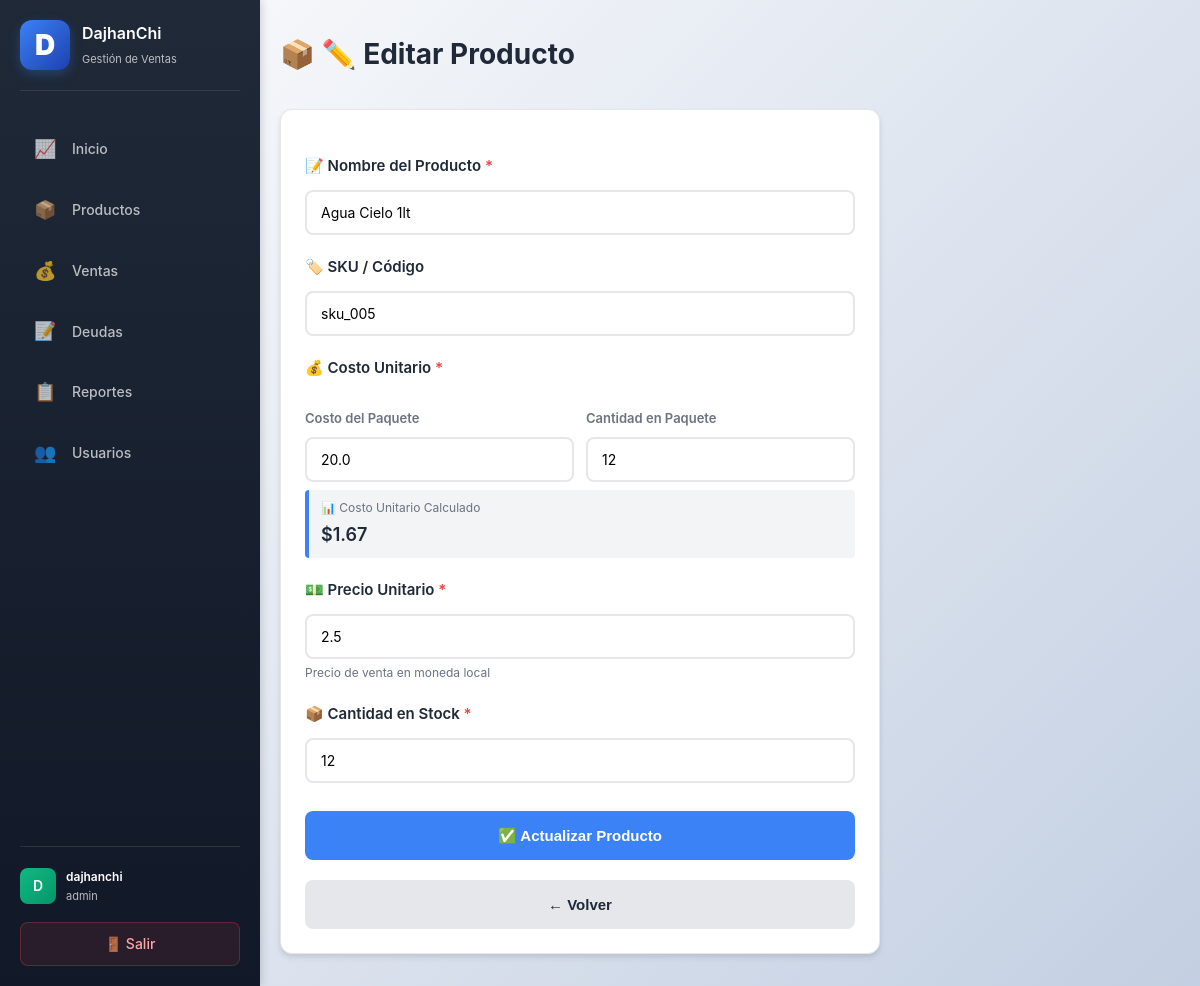
Before: /products/4/edit (signed in) with the older database file.
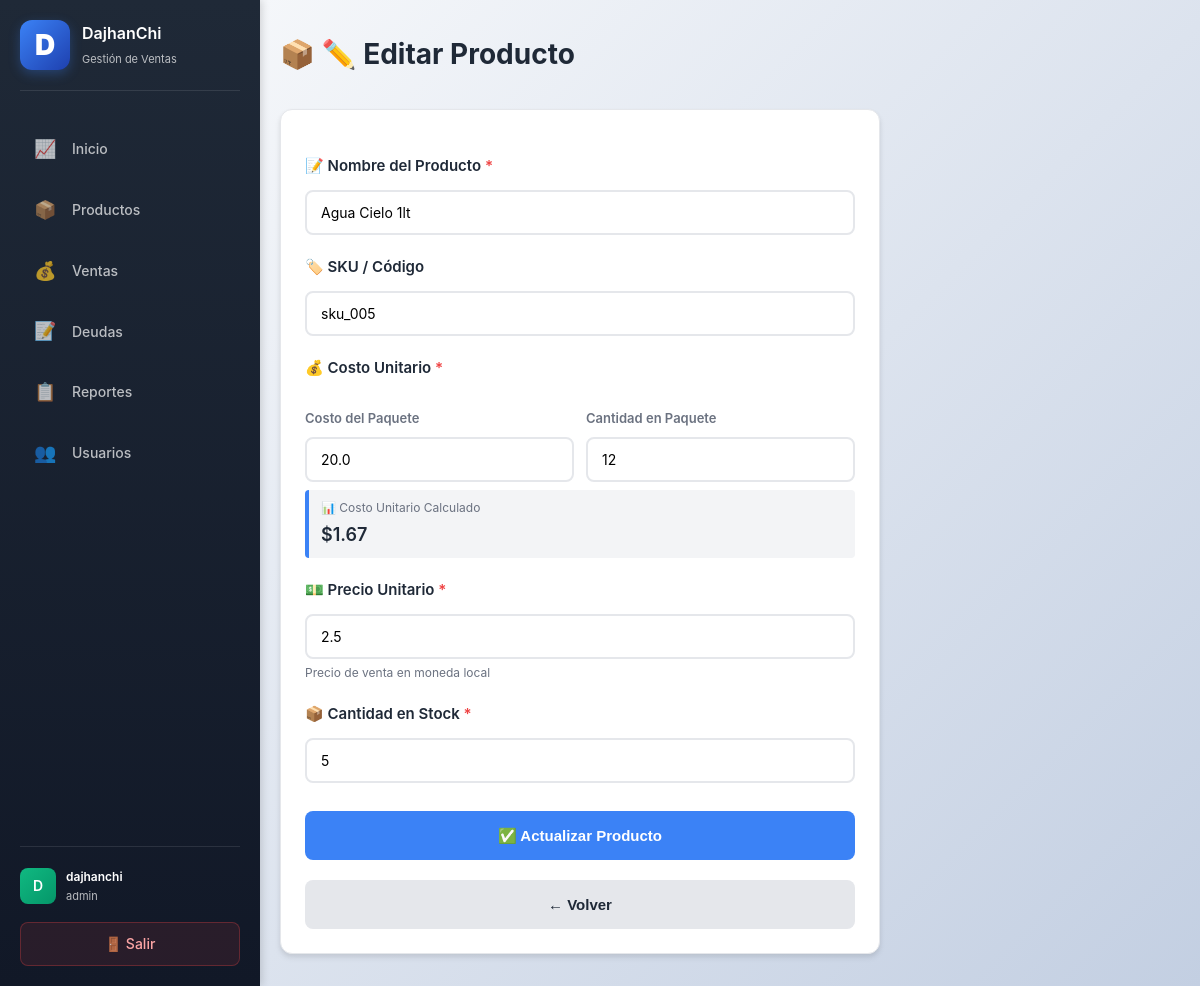
After: the same page with the newer database file.
### app.py (models this page shows)
class Product(db.Model):
    id = db.Column(db.Integer, primary_key=True)
    user_id = db.Column(db.Integer, db.ForeignKey("user.id"), nullable=False, index=True)
    name = db.Column(db.String(160), nullable=False, index=True)
    sku = db.Column(db.String(64), nullable=True, index=True)
    package_cost_cents = db.Column(db.Integer, nullable=False, default=0)
    package_quantity = db.Column(db.Integer, nullable=False, default=1)
    cost_cents = db.Column(db.Integer, nullable=False, default=0)
    price_cents = db.Column(db.Integer, nullable=False, default=0)
    stock = db.Column(db.Integer, nullable=False, default=0, index=True)
    user = db.relationship("User", backref=db.backref("products", lazy=True))

### app.py (the view, shortened to what this page needs)
@app.route("/products/<int:product_id>/edit", methods=["GET", "POST"])
@login_required
def product_edit(product_id):
    user_id = session.get("user_id")
    product = Product.query.filter_by(id=product_id, user_id=user_id).first_or_404()
    return render_template("product_form.html", product=product)

### app.py (called while the page is built, shortened)
@app.before_request
def init_db_once():
    global _db_initialized
    if _db_initialized:
        return

def login_required(view):
    @wraps(view)
    def wrapped(*args, **kwargs):
        if not session.get("user_id"):
            return redirect(url_for("login"))
        return view(*args, **kwargs)
    return wrapped

### templates/product_form.html (shortened to what this page needs)
{% extends "base.html" %}
{% block content %}
<div class="page-head">
    <h1>📦 {{ "✏️ Editar Producto" if product else "➕ Nuevo Producto" }}</h1>
</div>
<div style="max-width: 600px;">
    <form method="post" class="card">
        <label for="name">📝 Nombre del Producto <span style="color: #ef4444;">*</span></label>
        <input id="name" name="name" type="text" placeholder="Ej: Laptop HP 15 Pulgadas" required value="{{ product.name if product else '' }}">
        <label for="sku">🏷️ SKU / Código</label>
        <input id="sku" name="sku" type="text" placeholder="Ej: SKU-001" value="{{ product.sku if product else '' }}">
        <label>💰 Costo Unitario <span style="color: #ef4444;">*</span></label>
        <div style="display: grid; grid-template-columns: 1fr 1fr; gap: 12px; align-items: end;">
            <div>
                <label for="package_cost" style="font-size: 13px; color: #6b7280; display: block; margin-bottom: 4px;">Costo del Paquete</label>
                <input id="package_cost" name="package_cost" type="number" step="0.01" placeholder="0.00" required value="{{ (product.package_cost_cents / 100) if product else '' }}" style="width: 100%;" onchange="calcularCostoUnitario()">
            </div>
            <div>
                <label for="package_qty" style="font-size: 13px; color: #6b7280; display: block; margin-bottom: 4px;">Cantidad en Paquete</label>
                <input id="package_qty" name="package_qty" type="number" min="1" placeholder="1" required value="{{ product.package_quantity if product else 1 }}" style="width: 100%;" onchange="calcularCostoUnitario()">
            </div>
        </div>
        <div style="background: #f3f4f6; border-left: 4px solid #3b82f6; padding: 8px 12px; margin: 8px 0; border-radius: 4px;">
            <p style="font-size: 12px; color: #6b7280; margin: 0 0 4px 0;">📊 Costo Unitario Calculado</p>
            <p style="font-size: 18px; font-weight: 600; color: #1f2937; margin: 0;">$<span id="cost_display">0.00</span></p>
        </div>
        <label for="price">💵 Precio Unitario <span style="color: #ef4444;">*</span></label>
        <input id="price" name="price" type="number" step="0.01" placeholder="0.00" required value="{{ (product.price_cents / 100) if product else '' }}">
        <p style="font-size: 12px; color: #6b7280; margin: 4px 0 0 0;">Precio de venta en moneda local</p>
        <label for="stock">📦 Cantidad en Stock <span style="color: #ef4444;">*</span></label>
        <input id="stock" name="stock" type="number" min="0" placeholder="0" required value="{{ product.stock if product else 0 }}">
        <div class="actions">
            <button type="submit" style="width: 100%;">✅ {{ "Actualizar Producto" if product else "Crear Producto" }}</button>
        </div>
        <button type="button" class="button secondary" style="width: 100%; text-align: center;" onclick="window.location.href='{{ url_for('products') }}'">← Volver</button>
    </form>
</div>
{% endblock %}

Changed rows visible on the page:
changed Product "Agua Cielo 1lt": stock "12" → "5"
